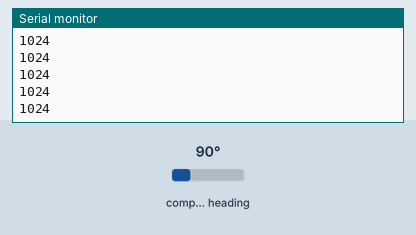
Simulated run of this sketch. Board: ESP32. Parts: the last lines printed to the serial monitor. Wiring (inferred from the names in the program): AS5600 angle sensor at I2C address 0x36. Inputs (shaded band) come from the test bench; at power-on: compass heading 90°.

Above: at 1.3 s.
1.4 s: compass heading set to 7°
At 2.2 s:
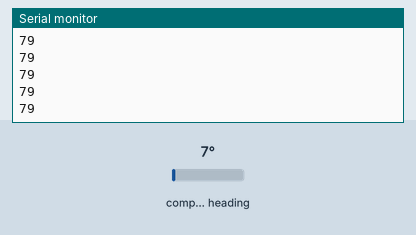
2.9 s: compass heading set to 180°
At 3.6 s:
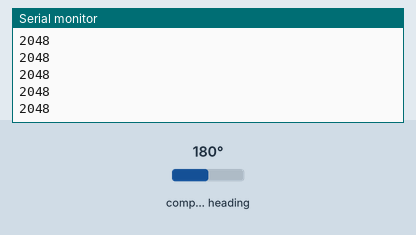
Timing chart, 0 to 3.9 s (numbered marks = the images above; inputs shaded):
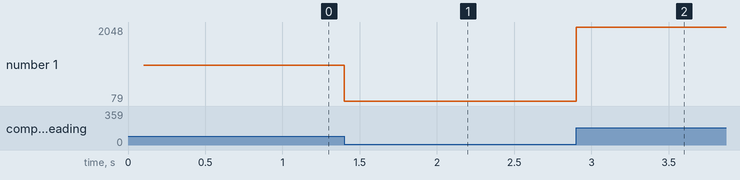

The sketch:

struna_test.ino
```cpp
// ТЕСТ СТРУНЫ с AS5600/AS5600L по I2C — стример для websim/struna_pult.html
// Подключение: VCC->3.3V, GND->GND, SDA->GPIO21, SCL->GPIO22, DIR->GND
// (у AS5600L аналоговый OUT не работает — читаем угол по I2C)
//
// Шлёт ~1000 значений угла (0..4095) в секунду, по строке на значение.

#include <Wire.h>

uint8_t addr = 0;                      // найдём: 0x36 (AS5600) или 0x40 (L)

uint16_t readAngle() {
  Wire.beginTransmission(addr);
  Wire.write(0x0C);                    // RAW ANGLE (2 байта)
  if (Wire.endTransmission(false) != 0) return 0xFFFF;
  Wire.requestFrom((int)addr, 2);
  if (Wire.available() < 2) return 0xFFFF;
  uint16_t hi = Wire.read(), lo = Wire.read();
  return ((hi & 0x0F) << 8) | lo;
}

void setup() {
  Serial.begin(115200);
  Wire.begin(21, 22, 400000);          // SDA, SCL, 400 кГц
  delay(100);
  for (uint8_t a : {0x36, 0x40}) {     // автопоиск чипа
    Wire.beginTransmission(a);
    if (Wire.endTransmission() == 0) { addr = a; break; }
  }
  if (addr) {
    Serial.print("# AS5600 найден, адрес 0x");
    Serial.println(addr, HEX);
  } else {
    Serial.println("# ЧИП НЕ НАЙДЕН: проверь SDA=21 SCL=22 и питание");
  }
}

void loop() {
  static uint32_t next_us = 0;
  uint32_t now = micros();
  if (now < next_us) return;
  next_us = now + 1000;                // 1000 выборок/сек
  if (!addr) { delay(500); return; }
  uint16_t v = readAngle();
  if (v != 0xFFFF) Serial.println(v);
}
```

Measured:
- after the input at 1.4 s, the serial monitor: prints a new line at once (image 1)
- after the input at 2.9 s, the serial monitor: prints a new line at once (image 2)
- plotted number 1: 1024 → 79 after the input at 1.4 s, 79 → 2048 after the input at 2.9 s
